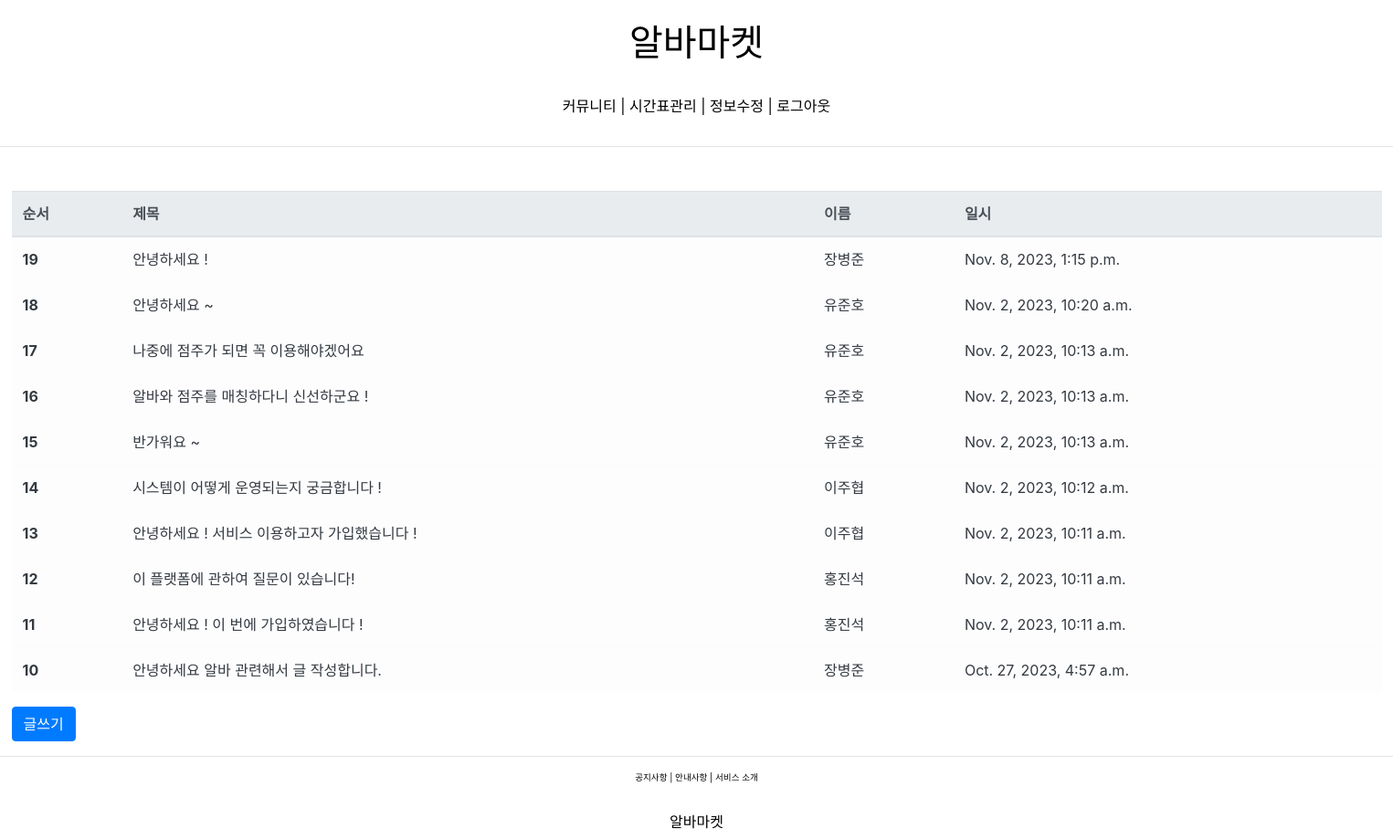
The app's page /boards/list/ with its own data.
### boards/models.py (models this page shows, shortened)
class Board(models.Model):
    title = models.CharField(max_length=64)
    contents = models.TextField()
    writer = models.ForeignKey('accounts.User', on_delete=models.CASCADE)
    created_at = models.DateTimeField(auto_now_add=True)
    updated_at = models.DateTimeField(auto_now=True)
    class Meta:
        db_table = 'boards'
        verbose_name = '커뮤니티 게시판'
        verbose_name_plural = '커뮤니티 게시판'

### accounts/models.py (models this page shows)
class User(models.Model):  # 1
    username = models.CharField(max_length=64)
    useremail = models.EmailField(max_length=64)
    password = models.CharField(max_length=64)
    created_at = models.DateTimeField(auto_now_add=True)
    updated_at = models.DateTimeField(auto_now=True)
    def __str__(self): # 2
        return self.username
    class Meta: # 3
        db_table = 'community_user'
        verbose_name = '커뮤니티 사용자'
        verbose_name_plural = '커뮤니티 사용자'

### boards/views.py (the view)
# urls.py: path('list/', board_list, name='board_list'),
def board_list(request):
    try:
        page = int(request.GET.get('p', 1))
    except ValueError:
        page = 1
    all_boards = Board.objects.all().order_by('-id')
    paginator = Paginator(all_boards, 10)
    try:
        boards = paginator.get_page(page)
    except InvalidPage:
        boards = paginator.page(1)
    now = datetime.now()
    context = {
        "now": now,
        "boards": boards,
    }
    return render(request, 'board_list/board_list.html', context)

### boards/templates/board_list/board_list.html
<!DOCTYPE html>
{% load static %}
<html lang="ko">
{% include 'head.html' %}
<body>
        {% include 'header.html' %}
        <hr>
        {% block contents %}
        <div style="width: 1500px; justify-content: center; margin: 0 auto;">
        <div class="row mt-5">
          <div class="col-12">
              <table class="table table-light">
                  <thead class="thead-light text-dark">
                      <tr>
                          <th>순서</th>
                          <th>제목</th>
                          <th>이름</th>
                          <th>일시</th>
                      </tr>
                  </thead>
                  {% for board in boards %}
                  <tbody class="text-dark">
                      <tr onclick="location.href='/boards/detail/{{ board.id }}'">
                          <th>{{ board.id }}</th>
                          <td>{{ board.title }}</td>
                          <td>{{ board.writer }}</td>
                          <td>{{ board.created_at }}</td>
                      </tr>
                      {% endfor %}
                  </tbody>
              </table>
          </div>
      </div>
      <div class="row">
          <div class="col-12">
              <button class="btn btn-primary" onclick="location.href='/boards/write/'">글쓰기</button>
          </div>
      </div>
    </div >
    {% endblock %}
        <hr>
        {% include 'footer.html' %}
</body>
</html>

### capde/templates/head.html (shortened to what this page needs)
{% load static %}
<head>
    <link rel="stylesheet" href="https://stackpath.bootstrapcdn.com/bootstrap/4.3.1/css/bootstrap.min.css"
>
<link rel="stylesheet" href="/static/css/main.css">
<link rel="stylesheet" href="/static/css/test.css">
</head>

### capde/templates/header.html
<div>
    <br>
    <a href="{% url 'alba_main' %}">
    <div class="header_logo">
        <h1>알바마켓</h1>
    </div>
</a>
    <div class="header_nav">
        <a href="{% url 'boards:board_list' %}"><span>커뮤니티</span></a> |
        <a href="{% url 'timetable:save_schedule' %}"><span>시간표관리</span></a> |
        <a href="{% url 'profileapp:create' %}"><span>정보수정</span></a> |
        <a href="{% url 'main' %}"><span>로그아웃</span></a>
    </div>
</div>

### capde/templates/footer.html (shortened to what this page needs)
<div>
    <div class="footer_text">
        <a href="#"><span>공지사항</span></a> |
        <a href="#"><span>안내사항</span></a> |
        <a href="#"><span>서비스 소개</span></a>
    </div>
    <div">
        <h6 class="footer_logo">알바마켓</h6>
    </div>

### static/css/main.css (style rules this page uses)
.header_logo { font-family: 'Poor Story',arial; text-align: center; }
.header_nav { text-align: center; margin: 2rem 0; }
.footer_text { text-align: center; margin-bottom: 2rem; font-size: .6rem; }
.footer_logo { margin-top: 1rem; font-family: 'Poor Story',arial; text-align: center; }
a { text-decoration: none; color: var(--text-color); }

### static/css/test.css (style rules this page uses)
html,body { background-color:#fff }
body { position:relative;min-width:320px;color:#000 }
button { padding:0;font-family:'Malgun Gothic',-apple-system, BlinkMagSystemFont, 'Noto sans','Droid sans','Apple SD Gothic Neo','AppleGothicNeoSD','Microsoft NeoGothic', Sans-serif;font-size:14px;line-height:1.2;cursor:pointer }
::placeholder { color:#bbb }
.btn { display:inline-block;text-align:center;vertical-align:middle }

### records on screen
Board: id "19", title "안녕하세요 !", writer "장병준", created_at "Nov. 8, 2023, 1:15 p.m."
Board: id "18", title "안녕하세요 ~", writer "유준호", created_at "Nov. 2, 2023, 10:20 a.m."
Board: id "17", title "나중에 점주가 되면 꼭 이용해야겠어요", writer "유준호", created_at "Nov. 2, 2023, 10:13 a.m."
Board: id "16", title "알바와 점주를 매칭하다니 신선하군요 !", writer "유준호", created_at "Nov. 2, 2023, 10:13 a.m."
Board: id "15", title "반가워요 ~", writer "유준호", created_at "Nov. 2, 2023, 10:13 a.m."
Board: id "14", title "시스템이 어떻게 운영되는지 궁금합니다 !", writer "이주협", created_at "Nov. 2, 2023, 10:12 a.m."
Board: id "13", title "안녕하세요 ! 서비스 이용하고자 가입했습니다 !", writer "이주협", created_at "Nov. 2, 2023, 10:11 a.m."
Board: id "12", title "이 플랫폼에 관하여 질문이 있습니다!", writer "홍진석", created_at "Nov. 2, 2023, 10:11 a.m."
Board: id "11", title "안녕하세요 ! 이 번에 가입하였습니다 !", writer "홍진석", created_at "Nov. 2, 2023, 10:11 a.m."
Board: id "10", title "안녕하세요 알바 관련해서 글 작성합니다.", writer "장병준", created_at "Oct. 27, 2023, 4:57 a.m."
